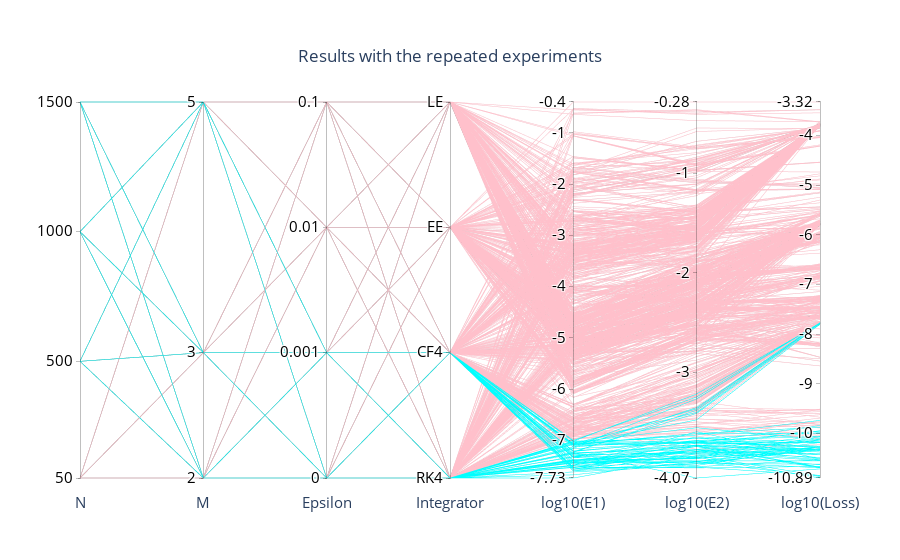

Here is the notebook cell this chart was saved with:
### Code cell
import plotly.graph_objects as go

ticksE1, ticksE2, ticksLoss = setTickValues(dataset)

fig = go.Figure(data=go.Parcoords(line = dict(color=dataset["Threshold"], colorscale=[[0,"pink"],[1,"cyan"]]),
                              dimensions = list([
                              dict(label = "N", values = dataset['N'], tickvals = [50,500,1000,1500]),
                              dict(label = 'M', values = dataset['M'], tickvals = [2,3,5]),
                              dict(label = 'Epsilon', values = dataset["Epsilon"],
                                   tickvals = [-4,-3,-2,-1],
                                   ticktext = ["0","0.001","0.01","0.1"]),
                              dict(label = "Integrator", values = dataset["Integrator"],
                                   tickvals = [0,1,2,3],
                                   ticktext = ["RK4", "CF4", "EE", "LE"]),
                              dict(label = 'log10(E1)', values = (dataset['E1']), tickvals = ticksE1),
                              dict(label = 'log10(E2)', values = (dataset['E2']), tickvals = ticksE2 ),
                              dict(label = 'log10(Loss)', values = (dataset['Training Loss']), tickvals = ticksLoss )
                          ])
                          )
                              )
fig = fig.update_layout(
    title=dict(text = "Results with the repeated experiments", x=.5, xanchor="center", yanchor= "top")
)
fig = fig.update_traces(tickfont_size=15, labelfont_size = 15, 
                    tickfont_color = "black", selector=dict(type='parcoords'),
                    labelside = "bottom")
fig.show()

### Figure 1 — Plotly figure (JSON) as saved in the notebook; plotly's stock layout.template omitted (floating-point values rounded to 4 significant figures; data arrays with more than 128 entries replaced by an {"elided": "..."} marker saying what was removed)
{"data": [{"dimensions": [{"label": "N", "tickvals": [50, 500, 1000, 1500], "values": {"elided": "960 int values"}}, {"label": "M", "tickvals": [2, 3, 5], "values": {"elided": "960 int values"}}, {"label": "Epsilon", "ticktext": ["0", "0.001", "0.01", "0.1"], "tickvals": [-4, -3, -2, -1], "values": {"elided": "960 int values"}}, {"label": "Integrator", "ticktext": ["RK4", "CF4", "EE", "LE"], "tickvals": [0, 1, 2, 3], "values": {"elided": "960 int values"}}, {"label": "log10(E1)", "tickvals": [-7.73, -7, -6, -5, -4, -3, -2, -1, -0.4], "values": {"elided": "960 float values"}}, {"label": "log10(E2)", "tickvals": [-4.07, -3, -2, -1, -0.28], "values": {"elided": "960 float values"}}, {"label": "log10(Loss)", "tickvals": [-10.89, -10, -9, -8, -7, -6, -5, -4, -3.32], "values": {"elided": "960 float values"}}], "labelfont": {"size": 15}, "labelside": "bottom", "line": {"color": {"elided": "960 int values"}, "colorscale": [[0, "pink"], [1, "cyan"]]}, "tickfont": {"color": "black", "size": 15}, "type": "parcoords"}], "layout": {"title": {"text": "Results with the repeated experiments", "x": 0.5, "xanchor": "center", "yanchor": "top"}}}
